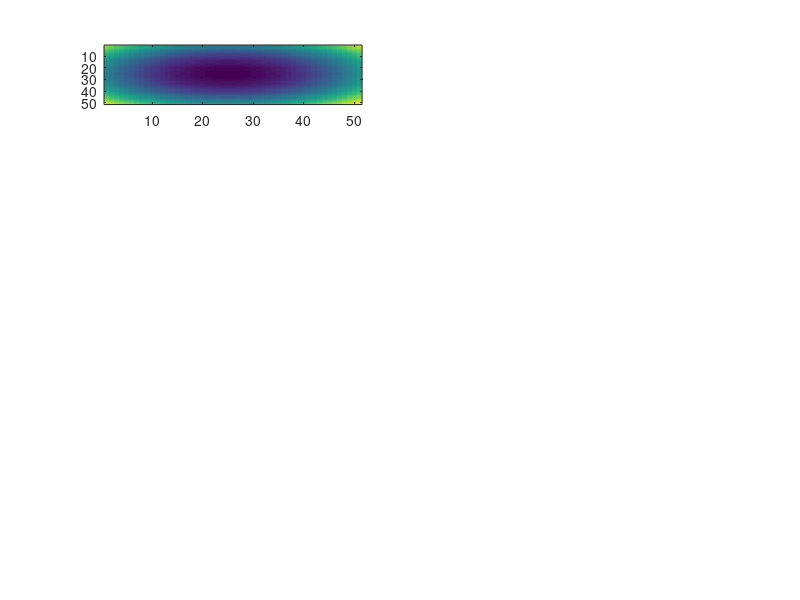

Write MATLAB code to recreate this figure. (Note: this script raises an error after producing the figure.)
L=51;
% epsilon=.001;
% hc=7.83;
    i0=round((L-1)/2);
    j0=round((L-1)/2);
cnt=0;

for lambda=[.4:.4:4]
  cnt=cnt+1;
potmap=zeros(L);
    for w=1:L
        for ww=1:L
            potmap(w,ww)=lambda*L*(((w-i0)/i0)^2+((ww-j0)/j0)^2);
        end
    end
    
    subplot(5,2,cnt)
    imagesc(potmap);
    a=gca;a.CLim=[0 150]
    title(num2str(lambda))
end


cnt=0;gaps={};mus=[];amps={};
lambdas=repmat([.95:.01:1.15],1,1)
%lambdas=[1,1,1,1,1,1];
ms=[ 0.022 0.022 0.022 .024 .024 .024]
parfor k=1:length(lambdas)
  
N=1800*1000
params=[.001,7.9,150,40,lambdas(k)]
[train{k}, isok(k), amps{k}]=Generate_train_Eng_Roy_params_new(params,N);
a=diff(find(train{k}));
gaps{k}=a;
meanamp(k)=mean(amps{k});
    b=a(a<3000);
    egparams=egfit(b);
    mus(k)=egparams(1);
end

[lambdas;mus;meanamp]

r=[];p=[];
for k=1:length(lambdas)
    if isok(k)
    [r(k),p(k)]=corr(amps{k}(2:end)',amps{k}(1:end-1)');
    mins(k)=min(amps{k});
     maxz(k)=max(amps{k});
    end
end